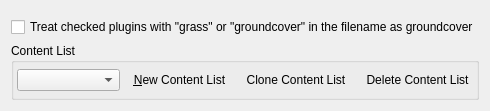
<?xml version="1.0" encoding="UTF-8"?>
<ui version="4.0">
 <class>DataFilesPage</class>
 <widget class="QWidget" name="DataFilesPage">
  <property name="contextMenuPolicy">
   <enum>Qt::DefaultContextMenu</enum>
  </property>
  <layout class="QVBoxLayout" name="verticalLayout">
   <item>
    <widget class="QWidget" name="contentSelectorWidget" native="true"/>
   </item>
   <item>
    <widget class="QCheckBox" name="groundcoverCheckBox">
     <property name="toolTip">
      <string>When enabled, checked plugins with &quot;grass&quot; or &quot;groundcover&quot; in the filename are saved as groundcover entries.</string>
     </property>
     <property name="text">
      <string>Treat checked plugins with &quot;grass&quot; or &quot;groundcover&quot; in the filename as groundcover</string>
     </property>
    </widget>
   </item>
   <item>
    <widget class="QGroupBox" name="profileGroupBox">
     <property name="focusPolicy">
      <enum>Qt::NoFocus</enum>
     </property>
     <property name="title">
      <string>Content List</string>
     </property>
     <property name="flat">
      <bool>false</bool>
     </property>
     <layout class="QHBoxLayout" name="horizontalLayout_2">
      <property name="spacing">
       <number>6</number>
      </property>
      <property name="leftMargin">
       <number>3</number>
      </property>
      <property name="topMargin">
       <number>6</number>
      </property>
      <property name="rightMargin">
       <number>0</number>
      </property>
      <property name="bottomMargin">
       <number>6</number>
      </property>
      <item>
       <widget class="ProfilesComboBox" name="profilesComboBox">
        <property name="enabled">
         <bool>true</bool>
        </property>
        <property name="sizePolicy">
         <sizepolicy hsizetype="Expanding" vsizetype="Fixed">
          <horstretch>0</horstretch>
          <verstretch>0</verstretch>
         </sizepolicy>
        </property>
        <property name="toolTip">
         <string>Select a content list</string>
        </property>
       </widget>
      </item>
      <item>
       <widget class="QToolButton" name="newProfileButton">
        <property name="toolTip">
         <string>New Content List</string>
        </property>
        <property name="text">
         <string>&amp;New Content List</string>
        </property>
        <property name="autoRaise">
         <bool>true</bool>
        </property>
       </widget>
      </item>
      <item>
       <widget class="QToolButton" name="cloneProfileButton">
        <property name="toolTip">
         <string>Clone Content List</string>
        </property>
        <property name="text">
         <string>Clone Content List</string>
        </property>
        <property name="autoRaise">
         <bool>true</bool>
        </property>
       </widget>
      </item>
      <item>
       <widget class="QToolButton" name="deleteProfileButton">
        <property name="toolTip">
         <string>Delete Content List</string>
        </property>
        <property name="text">
         <string>Delete Content List</string>
        </property>
        <property name="autoRaise">
         <bool>true</bool>
        </property>
       </widget>
      </item>
     </layout>
    </widget>
   </item>
  </layout>
  <action name="newProfileAction">
   <property name="icon">
    <iconset theme="document-new">
     <normaloff/>
    </iconset>
   </property>
   <property name="text">
    <string>New Content List</string>
   </property>
   <property name="toolTip">
    <string>New Content List</string>
   </property>
   <property name="shortcut">
    <string>Ctrl+N</string>
   </property>
  </action>
  <action name="cloneProfileAction">
   <property name="icon">
    <iconset theme="edit-copy">
     <normaloff/>
    </iconset>
   </property>
   <property name="text">
    <string>Clone Content List</string>
   </property>
   <property name="toolTip">
    <string>Clone Content List</string>
   </property>
   <property name="shortcut">
    <string>Ctrl+G</string>
   </property>
  </action>
  <action name="deleteProfileAction">
   <property name="enabled">
    <bool>false</bool>
   </property>
   <property name="icon">
    <iconset theme="edit-delete">
     <normaloff/>
    </iconset>
   </property>
   <property name="text">
    <string>Delete Content List</string>
   </property>
   <property name="toolTip">
    <string>Delete Content List</string>
   </property>
   <property name="shortcut">
    <string>Ctrl+D</string>
   </property>
  </action>
  <action name="checkAction">
   <property name="checkable">
    <bool>true</bool>
   </property>
   <property name="text">
    <string>Check Selection</string>
   </property>
  </action>
  <action name="uncheckAction">
   <property name="text">
    <string>Uncheck Selection</string>
   </property>
  </action>
  <action name="refreshDataFilesAction">
   <property name="icon">
    <iconset theme="view-refresh">
     <normaloff/>
    </iconset>
   </property>
   <property name="text">
    <string>Refresh Data Files</string>
   </property>
   <property name="toolTip">
    <string>Refresh Data Files</string>
   </property>
   <property name="shortcut">
    <string>Ctrl+R</string>
   </property>
  </action>
 </widget>
 <customwidgets>
  <customwidget>
   <class>ProfilesComboBox</class>
   <extends>QComboBox</extends>
   <header>apps/launcher/utils/profilescombobox.hpp</header>
  </customwidget>
 </customwidgets>
 <resources/>
 <connections/>
</ui>
